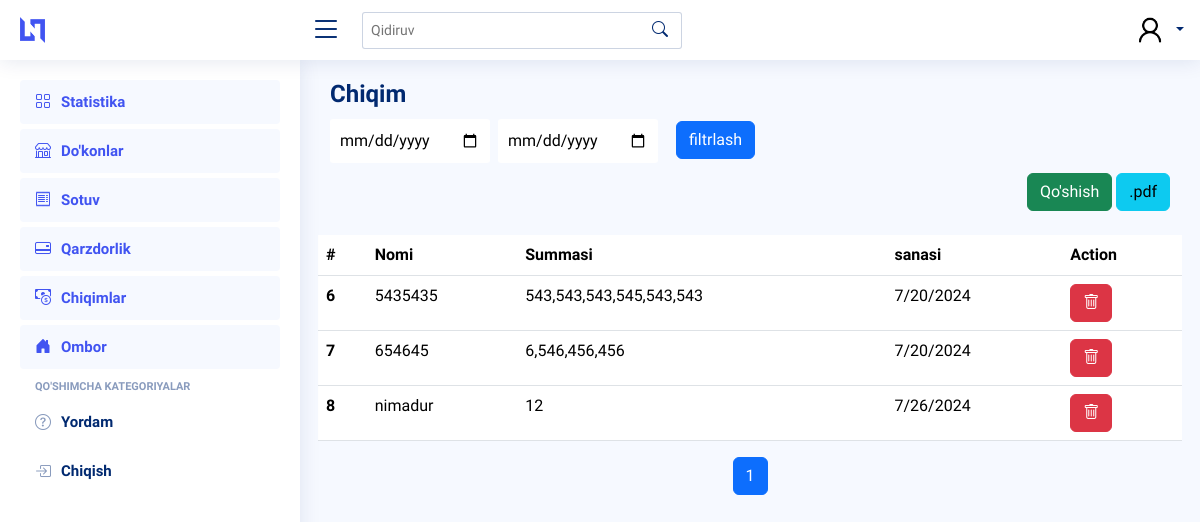
/expance, run on an earlier commit of the app's database.
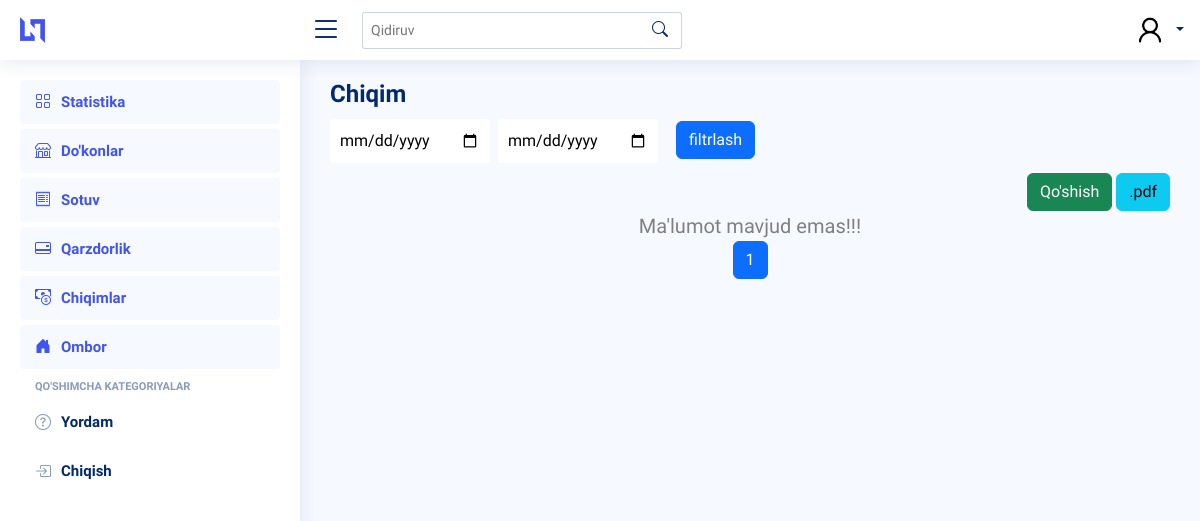
And on a later commit of the database.
### expance/models.py (models this page shows, shortened)
class Expances(models.Model):
    name = models.CharField(max_length=250)
    amount = models.PositiveIntegerField(default=0)
    date_added = models.DateField()

### expance/views.py (the view, shortened to what this page needs)
# urls.py: path("", ExpanceView.as_view(), name="expance")
class ExpanceView(ListView):
    template_name = "expances/expances.html"
    model = Expances
    paginate_by = 10
    context_object_name = 'object_list'
    def get_queryset(self):
        return Expances.objects.all()
    def get_context_data(self, **kwargs):
        context = {}
        sale_items = Expances.objects.all()
        paginator_sale_items = Paginator(sale_items, self.paginate_by)
        page_number_sale_items = self.request.GET.get('page_sale_items')
        page_obj_sale_items = paginator_sale_items.get_page(page_number_sale_items)
        context = {
            "object_list" : page_obj_sale_items
        }
        return context

### templates/expances/expances.html (shortened to what this page needs)
{% extends 'wrapper.html' %}
{% load humanize %}
{% block content %}
<div class="pagetitle">
    <h1>Chiqim</h1>
    <div class="d-felx justify-content-center align-items-center flex-column">
      <form method="POST" class="d-flex gap-2 justify-content-center align-items-center flex-column flex-lg-row justify-content-lg-start">
       <div class="from">
        <input name="from" type="date" id="from" style="border-radius: 3px;margin-top:10px;outline:none;border:none;padding:10px 10px;">
       </div>
        <div class="till">
          <input name="till" type="date" id="from" style="border-radius: 3px;margin-top:10px;outline:none;border:none;padding:10px 10px;">
        </div>
        <div class="button pt-2">
          <button class="btn btn-primary" name="filtr" style="margin-left: 10px;">filtrlash</button>
        </div>
      </form>
    </div>
  </div>
  <div class="d-flex justify-content-between align-items-center">
    <div>
      <form method="POST">
        <button type="button" class="btn btn-success" data-bs-toggle="modal" data-bs-target="#exampleModal">Qo'shish</button>
        <button type="submit" class="btn btn-info" name="pdf">.pdf</button>
      </form>
    </div>
  </div>
    <div class="row" style="overflow-x: auto;">
      {% if object_list %}
            <table class="table mt-4" >
              <thead>
                <tr>
                  <th scope="col">#</th>
                  <th scope="col">Nomi</th>
                  <th scope="col">Summasi</th>
                  <th scope="col">sanasi</th>
                  <th scope="col">Action</th>
                </tr>
              </thead>
              <tbody>
                {% for i in object_list %}
                <tr>
                  <th scope="row">{{ i.id }}</th>
                  <td>{{ i.name }}</td>
                  <td>{{ i.amount|intcomma  }} </td>
                  <td>{{ i.date_added.month }}/{{ i.date_added.day }}/{{ i.date_added.year }}</td>
                  <td>
                    <form method="POST" class="d-flex justify-content-start align-items-center gap-3">
                      <button type="button" class="btn btn-danger" data-id="{{ i.id }}" data-bs-toggle="modal"  data-bs-target="#DeleteModal"><i class="bi bi-trash"></i></button>
                    </form>
                  </td>
                </tr>
                {% endfor %}
              </tbody>
            </table>
            {% else %}
                <div style="color: gray;font-size:20px;text-align:center">
                    Ma'lumot mavjud emas!!!
                </div>
            {% endif %}
            <nav aria-label="Page navigation">
              <ul class="pagination justify-content-center">
                {% for num in object_list.paginator.page_range %}
                  {% if object_list.number == num %}
                    <li class="page-item active"><a class="page-link" href="?page_sale_items={{ num }}">{{ num }}</a></li>
                  {% else %}
                    <li class="page-item"><a class="page-link" href="?page_sale_items={{ num }}">{{ num }}</a></li>
                  {% endif %}
                {% endfor %}
              </ul>
          </nav>
    </div>
{% endblock content %}

### templates/wrapper.html (shortened to what this page needs)
<!DOCTYPE html>
{% load static %}
<html lang="en">
<head>
  <link href="{% static "assets/vendor/bootstrap/css/bootstrap.min.css" %}" rel="stylesheet">
  <link href="{% static 'assets/vendor/bootstrap-icons/bootstrap-icons.css' %}" rel="stylesheet">
  <link href="{% static 'assets/vendor/boxicons/css/boxicons.min.css' %}" rel="stylesheet">
  <link href="{% static 'assets/vendor/quill/quill.snow.css' %}" rel="stylesheet">
  <link href="{% static 'assets/vendor/quill/quill.bubble.css' %}" rel="stylesheet">
  <link href="{% static 'assets/vendor/remixicon/remixicon.css' %}" rel="stylesheet">
  <link href="{% static 'assets/vendor/simple-datatables/style.css' %}" rel="stylesheet">
  <link href="{% static 'assets/css/style.css' %}" rel="stylesheet">
</head>
<body>
  <header id="header" class="header fixed-top d-flex align-items-center">
    <div class="d-flex align-items-center justify-content-between">
      <a href="{% url 'main_app:main' %}" class="logo d-flex align-items-center">
        <img class="d-none d-lg-block" src="{% static 'assets/img/logo.png' %}" alt="">
      </a>
      <i class="bi bi-list toggle-sidebar-btn"></i>
    </div>
    <div class="search-bar">
      <form class="search-form d-flex align-items-center" method="POST">
        <input type="text" name="query" placeholder="Qidiruv" title="Enter search keyword">
        <button type="submit" title="Search" name="search"><i class="bi bi-search"></i></button>
      </form>
    </div>
    <nav class="header-nav ms-auto">
      <ul class="d-flex align-items-center">
        <li class="nav-item dropdown pe-3">
          <a class="nav-link nav-profile d-flex align-items-center pe-0" href="#" data-bs-toggle="dropdown">
            <img src="{% static 'assets/img/Sample_User_Icon (1).png' %}" alt="Profile" class="rounded-circle">
            <span class="d-none d-md-block dropdown-toggle ps-2">{{ request.user.username }}</span>
          </a>
        </li>
      </ul>
    </nav>
  </header>
  <aside id="sidebar" class="sidebar">
    <ul class="sidebar-nav" id="sidebar-nav">
      <li class="nav-item">
        <a class="nav-link " href="{% url 'main_app:main'%}">
          <i class="bi bi-grid"></i>
          <span>Statistika</span>
        </a>
      </li>
      <li class="nav-item">
        <a class="nav-link " href="{% url 'main_app:provinces'%}">
          <i class="bi bi-shop"></i>
          <span>Do'konlar</span>
        </a>
      </li>
      <li class="nav-item">
        <a class="nav-link " href="{% url 'main_app:sale'%}">
          <i class="bi bi-receipt"></i>
          <span>Sotuv</span>
        </a>
      </li>
      <li class="nav-item">
        <a class="nav-link " href="{% url 'main_app:debt'%}">
          <i class="bi bi-credit-card-2-back"></i>
          <span>Qarzdorlik</span>
        </a>
      </li>
      <li class="nav-item">
        <a class="nav-link " href="{% url 'expance_app:expance'%}">
          <i class="bi bi-cash-coin"></i>
          <span>Chiqimlar</span>
        </a>
      </li>
      <li class="nav-item">
        <a class="nav-link " href="{% url 'main_app:storage'%}">
          <i class="bi bi-house-door-fill"></i>
          <span>Ombor</span>
        </a>
      </li>
      <li class="nav-heading">Qo'shimcha Kategoriyalar</li>
      <li class="nav-item">
        <a class="nav-link collapsed"  href="http://t.me/Saidjalol10">
          <i class="bi bi-question-circle"></i>
          <span>Yordam</span>
        </a>
      </li>
      <ul class="nav">
        <li class="nav-item">
          <a id="logout-link" class="nav-link collapsed" href="#">
            <i class="bi bi-box-arrow-in-right"></i>
            <span>Chiqish</span>
          </a>
        </li>
      </ul>
    </ul>
  </aside>
  <main id="main" class="main">
        {% block content %} {% endblock content %}
  </main>
</body>
</html>

### staticfiles/assets/css/style.css (style rules this page uses)
:root { scroll-behavior: smooth; }
body { font-family: "Open Sans", sans-serif; background: #f6f9ff; color: #444444; }
a { color: #4154f1; text-decoration: none; }
h1, h2, h3, h4, h5, h6 { font-family: "Nunito", sans-serif; }
#main { margin-top: 60px; padding: 20px 30px; transition: all 0.3s; }
.pagetitle { margin-bottom: 10px; }
.pagetitle h1 { font-size: 24px; margin-bottom: 0; font-weight: 600; color: #012970; }
.logo { line-height: 1; }
@media (min-width: 1200px) { .logo { width: 280px; } }
.logo img { max-height: 26px; margin-right: 6px; }
.header { transition: all 0.5s; z-index: 997; height: 60px; box-shadow: 0px 2px 20px rgba(1, 41, 112, 0.1); background-color: #fff; padding-left: 20px; }
.header .toggle-sidebar-btn { font-size: 32px; padding-left: 10px; cursor: pointer; color: #012970; }
.header .search-bar { min-width: 360px; padding: 0 20px; }
.header .search-form { width: 100%; }
.header .search-form input { border: 0; font-size: 14px; color: #012970; border: 1px solid rgba(1, 41, 112, 0.2); padding: 7px 38px 7px 8px; border-radius: 3px; transition: 0.3s; width: 100%; }
.header .search-form button { border: 0; padding: 0; margin-left: -30px; background: none; }
.header .search-form button i { color: #012970; }
.header-nav ul { list-style: none; }
.header-nav>ul { margin: 0; padding: 0; }
.header-nav .nav-profile { color: #012970; }
.header-nav .nav-profile img { max-height: 36px; }
.header-nav .nav-profile span { font-size: 14px; font-weight: 600; }
.sidebar { position: fixed; top: 60px; left: 0; bottom: 0; width: 300px; z-index: 996; transition: all 0.3s; padding: 20px; overflow-y: auto; scrollbar-width: thin; scrollbar-color: #aab7cf transparent; box-shadow: 0px 0px 20px rgba(1, 41, 112, 0.1); background-color: #fff; }
@media (min-width: 1200px) { #main, #footer { margin-left: 300px; } }
.sidebar-nav { padding: 0; margin: 0; list-style: none; }
.sidebar-nav li { padding: 0; margin: 0; list-style: none; }
.sidebar-nav .nav-item { margin-bottom: 5px; }
.sidebar-nav .nav-heading { font-size: 11px; text-transform: uppercase; color: #899bbd; font-weight: 600; margin: 10px 0 5px 15px; }
.sidebar-nav .nav-link { display: flex; align-items: center; font-size: 15px; font-weight: 600; color: #4154f1; transition: 0.3; background: #f6f9ff; padding: 10px 15px; border-radius: 4px; }
.sidebar-nav .nav-link i { font-size: 16px; margin-right: 10px; color: #4154f1; }
.sidebar-nav .nav-link.collapsed { color: #012970; background: #fff; }
.sidebar-nav .nav-link.collapsed i { color: #899bbd; }

What changed in the data, as far as the page shows it:
removed Expances: id "6", name "5435435", amount "543,543,543,545,543,543", date_added.month "7", date_added.day "20", date_added.year "2024"
removed Expances: id "7", name "654645", amount "6,546,456,456", date_added.month "7", date_added.day "20", date_added.year "2024"
removed Expances: id "8", name "nimadur", amount "12", date_added.month "7", date_added.day "26", date_added.year "2024"
Also different on the page:
text no longer shown: "# Nomi Summasi sanasi Action"
text now shown: "Ma'lumot mavjud emas!!!"
